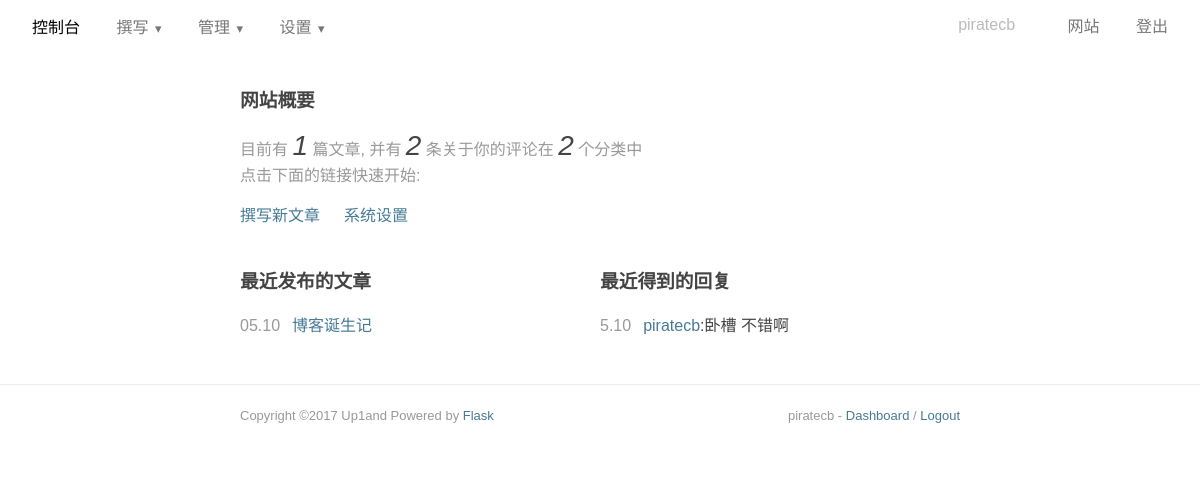
The app's page /dashboard/ (signed in), older data.
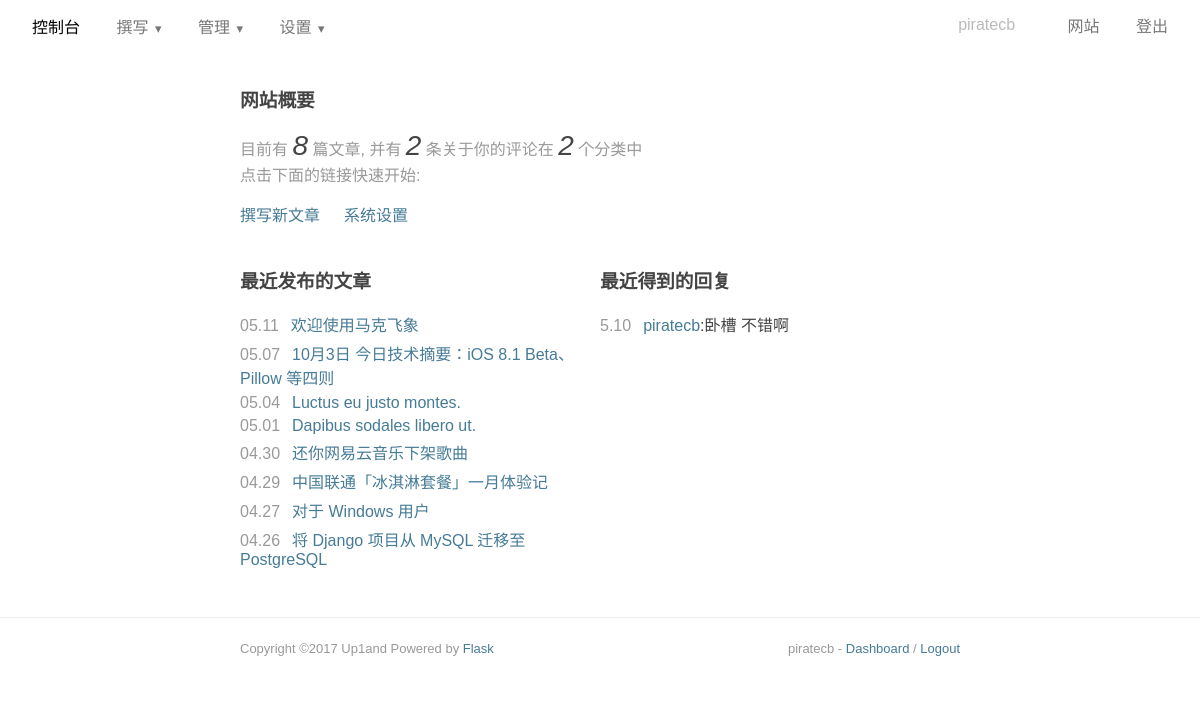
The same page, newer data.
### app/models.py (models this page shows, shortened)
class Post(db.Model):
    __tablename__ = 'posts'
    id = db.Column(db.Integer, primary_key=True)
    title = db.Column(db.String(64))
    slug = db.Column(db.String(64))
    content = db.Column(db.String)
    created = db.Column(db.DateTime, default=datetime.datetime.utcnow)
    modified = db.Column(db.DateTime, onupdate=datetime.datetime.utcnow)
    type = db.Column(db.String(10), default='post')
    status = db.Column(db.Boolean)
    order = db.Column(db.Integer, default=0)
    views = db.Column(db.Integer, default=1)
    comment_status = db.Column(db.Boolean)
    author_id = db.Column(db.Integer, db.ForeignKey('users.id'))
    metas = db.relationship('Meta',
                        secondary=post_metas,
                        backref=db.backref('posts', lazy='dynamic'))

### app/dashboard/views.py (the view)
@dashboard.route('/')
@login_required
def index():
    posts = Post.query.filter_by(type='post').order_by(Post.created.desc())
    return render_template('dashboard/index.html', posts=posts)

### app/models.py (called while the page is built)
@login_manager.user_loader
def load_user(user_id):
    return User.query.get(int(user_id))

### app/templates/dashboard/index.html (shortened to what this page needs)
{% extends "dashboard/base.html" %}
{% block content %}
<div class="brief">
    <h3>网站概要</h3>
    <div class="welcome-board">
            <p>目前有 <em>{{ posts.count() }}</em> 篇文章, 并有 <em>2</em> 条关于你的评论在 <em>2</em> 个分类中 <br>点击下面的链接快速开始:</p>
            <ul class="clearfix">
                <li><a href="{{ url_for('dashboard.write_post') }}">撰写新文章</a></li>
                <li><a href="#">系统设置</a></li>
            </ul>
    </div>
    <div class="recent-board">
        <section class="latest-link pure-u-1-2">
            <h3>最近发布的文章</h3>
            <ul>
            {% for post in posts[:10] %}
                <li><span>{{ post.created|strftime('%m.%d') }}</span><a href="{{ url_for('main.post', post_id=post.id) }}" target="_blank">{{ post.title }}</a></li>
            {% endfor %}
            </ul>
        </section>
        <section class="latest-link pure-u-1-2">
                <h3>最近得到的回复</h3>
                <ul>
                    <li><span>5.10</span><a href="#comment-2" class="title" target="_blank"></a><a href="#"  target="_blank">piratecb</a>:卧槽 不错啊</li>
                </ul>
        </section>
    </div>
</div>
{% endblock %}

Row changes from the older to the newer data that the page shows:
added Post: created|strftime "05.11", title "欢迎使用马克飞象"
added Post: created|strftime "05.07", title "10月3日 今日技术摘要：iOS 8.1 Beta、Pillow 等四则"
added Post: created|strftime "05.04", title "Luctus eu justo montes."
added Post: created|strftime "05.01", title "Dapibus sodales libero ut."
changed Post: created|strftime "05.10" → "04.30"; title "博客诞生记" → "还你网易云音乐下架歌曲"
now on this page (row edited): Post: created|strftime "04.29", title "中国联通「冰淇淋套餐」一月体验记"
added Post: created|strftime "04.27", title "对于 Windows 用户"
added Post: created|strftime "04.26", title "将 Django 项目从 MySQL 迁移至 PostgreSQL"
Text that changed along with them:
{{ posts.count() }}: "1" → "8"
